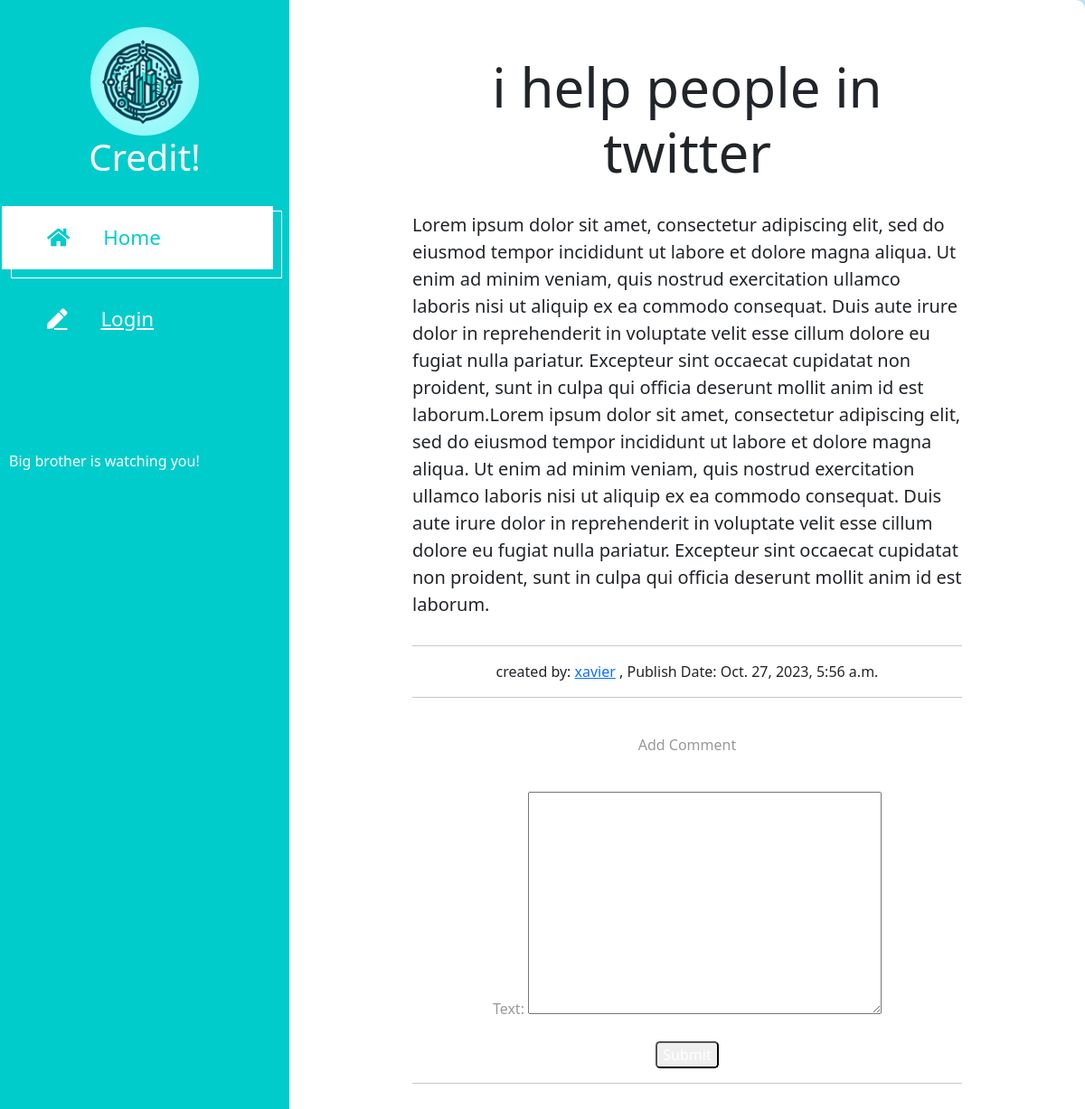
The page /posts/10 on the database its author committed.
### mainapp/models.py (models this page shows, shortened)
class post(models.Model):
    title = models.CharField(max_length=300)
    body = models.TextField()
    user = models.ForeignKey(User, on_delete=models.CASCADE)
    created = models.DateTimeField(auto_now_add=True)
    tags = models.ManyToManyField(tag, blank=True, null=True)
    class Meta:
        ordering = ['-created']

### mainapp/views.py (the view, shortened to what this page needs)
# urls.py: path('posts/<str:pk>', views.post_page, name='post'),
def post_page(request, pk):
    form = forms.commentForm()
    post_object = get_object_or_404(post, id=pk)
    related_comments = comment.objects.filter(post=post_object)
    context = {'post':post_object, 'comments': related_comments, 'form': form}
    return render(request, 'post.html', context)

### mainapp/forms.py
class commentForm(ModelForm):
    class Meta:
        model = comment
        fields = ['text']

### templates/post.html (shortened to what this page needs)
{% extends 'base.html' %}
{% block main %}
<div class="container">
    <div>
        <h2 style="font-size: 60px;">{{post.title}}</h2>
    </div>
    <div style="text-align: left; margin:30px 0px; font-size: 20px;">
        {{post.body}}
    </div>
    <hr>
    <div>
        created by: <a href="{% url 'profile' post.user.username %}">{{post.user.username}}</a>
        , Publish Date: {{ post.created }}
    </div>
    <hr>
    <form method="post" class="flex justify-center items-center min-h-screen bg-white">
        <div
          class="h-80 px-7 w-[700px] h-[600px] rounded-[12px] bg-[#00FFFF] p-4"
        >
          <p
            class="text-xl font-semibold text-blue-900 cursor-pointer transition-all hover:text-black"
          >
            Add Comment
          </p>
        </div>
        {{form.as_p}}
        <input type="submit" class="h-12 w-[150px] bg-blue-400 text-sm text-white rounded-lg transition-all cursor-pointer hover:bg-blue-600" value="Submit">
    </form>
    <hr>
</div>
{% endblock main %}

### statics/templatemo-xtra-blog.css (style rules this page uses)
html { overflow-x: hidden; }
body { margin: 0; padding: 0; font-family: 'Source Sans Pro', sans-serif; font-size: 19px; line-height: 2em; overflow-x: hidden; }
p, span { color: #999; }
hr { border-top-color: #CCC; margin-top: 10px; margin-bottom: 10px; }

### templates/base.html (style rules this page uses)
body { background-color: #b3e5fc; border-radius: 10px; }

### rows shown on the page
post: title "i help people in twitter", body "Lorem ipsum dolor sit amet, consectetur adipiscing elit, sed do eiusmod tempor incididunt ut labore et dolore magna aliqua. Ut enim ad minim veniam, quis nostrud exercitation ullamco laboris nisi ut aliquip ex ea commodo consequat. Duis aute irure dolor in reprehenderit in voluptate velit esse cillum dolore eu fugiat nulla pariatur. Excepteur sint occaecat cupidatat non proident, sunt in culpa qui officia deserunt mollit anim id est laborum.Lorem ipsum dolor sit amet, consectetur adipiscing elit, sed do eiusmod tempor incididunt ut labore et dolore magna aliqua. Ut enim ad minim veniam, quis nostrud exercitation ullamco laboris nisi ut aliquip ex ea commodo consequat. Duis aute irure dolor…", user.username "xavier", created "Oct. 27, 2023, 5:56 a.m."
